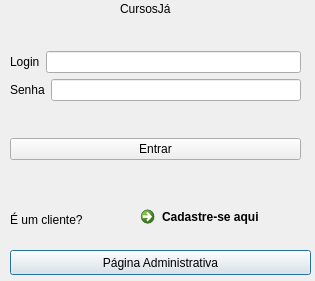
<?xml version="1.0" encoding="UTF-8"?>
<ui version="4.0">
 <class>login</class>
 <widget class="QDialog" name="login">
  <property name="geometry">
   <rect>
    <x>0</x>
    <y>0</y>
    <width>315</width>
    <height>281</height>
   </rect>
  </property>
  <property name="windowTitle">
   <string>Dialog</string>
  </property>
  <widget class="QLabel" name="label_3">
   <property name="geometry">
    <rect>
     <x>120</x>
     <y>0</y>
     <width>67</width>
     <height>17</height>
    </rect>
   </property>
   <property name="text">
    <string>CursosJá</string>
   </property>
  </widget>
  <widget class="QPushButton" name="btn_admPage">
   <property name="geometry">
    <rect>
     <x>10</x>
     <y>250</y>
     <width>301</width>
     <height>25</height>
    </rect>
   </property>
   <property name="text">
    <string>Página Administrativa</string>
   </property>
  </widget>
  <widget class="QWidget" name="layoutWidget">
   <property name="geometry">
    <rect>
     <x>10</x>
     <y>20</y>
     <width>291</width>
     <height>171</height>
    </rect>
   </property>
   <layout class="QVBoxLayout" name="verticalLayout_3">
    <item>
     <layout class="QVBoxLayout" name="verticalLayout">
      <item>
       <layout class="QHBoxLayout" name="horizontalLayout">
        <item>
         <widget class="QLabel" name="label_4">
          <property name="text">
           <string>Login</string>
          </property>
         </widget>
        </item>
        <item>
         <widget class="QLineEdit" name="username">
          <property name="text">
           <string/>
          </property>
         </widget>
        </item>
       </layout>
      </item>
      <item>
       <layout class="QHBoxLayout" name="horizontalLayout_2">
        <item>
         <widget class="QLabel" name="label_2">
          <property name="text">
           <string>Senha</string>
          </property>
         </widget>
        </item>
        <item>
         <widget class="QLineEdit" name="password">
          <property name="echoMode">
           <enum>QLineEdit::Password</enum>
          </property>
         </widget>
        </item>
       </layout>
      </item>
     </layout>
    </item>
    <item>
     <widget class="QPushButton" name="pushButton">
      <property name="text">
       <string>Entrar</string>
      </property>
     </widget>
    </item>
   </layout>
  </widget>
  <widget class="QWidget" name="layoutWidget_2">
   <property name="geometry">
    <rect>
     <x>10</x>
     <y>199</y>
     <width>291</width>
     <height>41</height>
    </rect>
   </property>
   <layout class="QHBoxLayout" name="horizontalLayout_5">
    <item>
     <layout class="QHBoxLayout" name="horizontalLayout_4">
      <item>
       <widget class="QLabel" name="label_6">
        <property name="text">
         <string>É um cliente?</string>
        </property>
       </widget>
      </item>
      <item>
       <widget class="QCommandLinkButton" name="btn_newClient">
        <property name="text">
         <string>Cadastre-se aqui</string>
        </property>
       </widget>
      </item>
     </layout>
    </item>
   </layout>
  </widget>
 </widget>
 <resources/>
 <connections/>
</ui>
